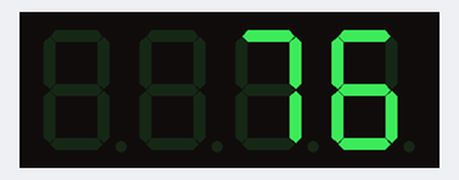
Recording of a sketch running on a simulated Arduino Uno, built with avr-gcc and run on an emulated ATmega328P. On the bench: 4-digit seven-segment display. Random numbers use the default seed unless the sketch sets one.

Above: at 0.1 s.
At 6.2 s:
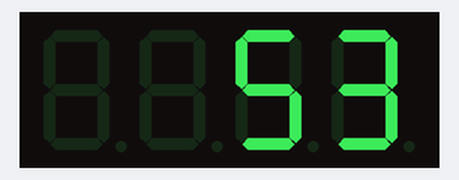
At 14.0 s:
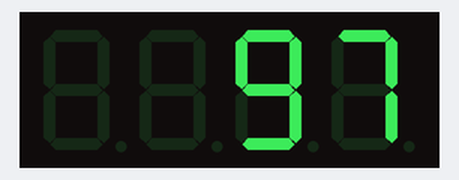
At 20.9 s:
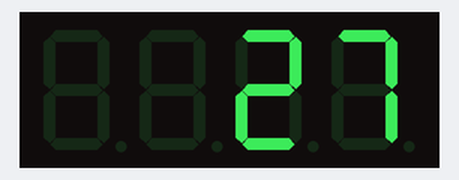
At 27.8 s:
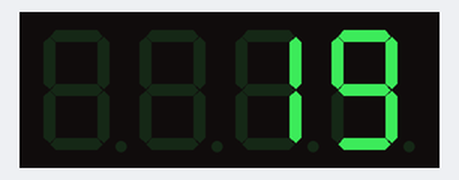
At 38.6 s:
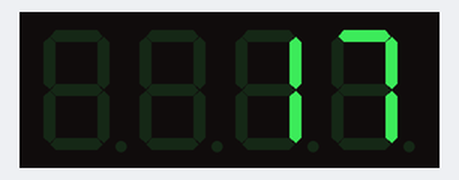

The sketch:

basketball_goal_code.ino
```cpp
#include <TM1637Display.h>

// Variables for Display control
const int CLOCK = 4;
const int SIGNAL = 3;

// Delay between each update of the number on the display
const float TICK_SPEED_SECONDS = 0.75;

TM1637Display display = TM1637Display(CLOCK, SIGNAL);

void setup() {
  // Brightness is on a scale of 1-7
  const int BRIGHTNESS = 7;
  display.setBrightness(BRIGHTNESS);
}

void loop() {
  // We only want to generate four digit numbers because that's how many the display can support. No more, no less
  const int MAX_VAL = 99, MIN_VAL = 0;
  display.showNumberDec(random(MIN_VAL, MAX_VAL));

  delay(TICK_SPEED_SECONDS * 1000);
}
```

Measured:
- what the display in image 1 shows lasts 0.8 s, from 6.2 s to 7.0 s
